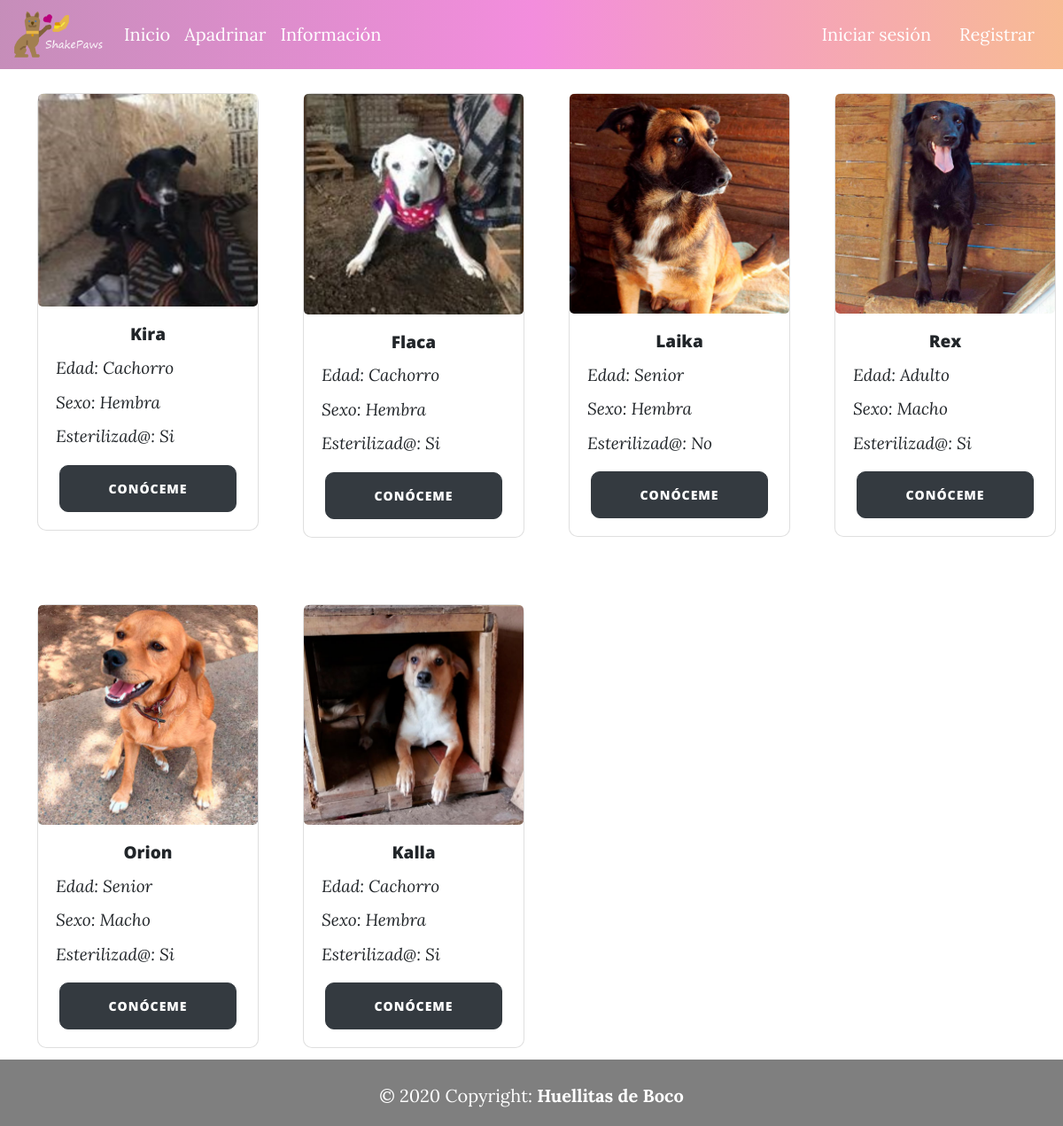
The app's page /apadrinar/, older data.
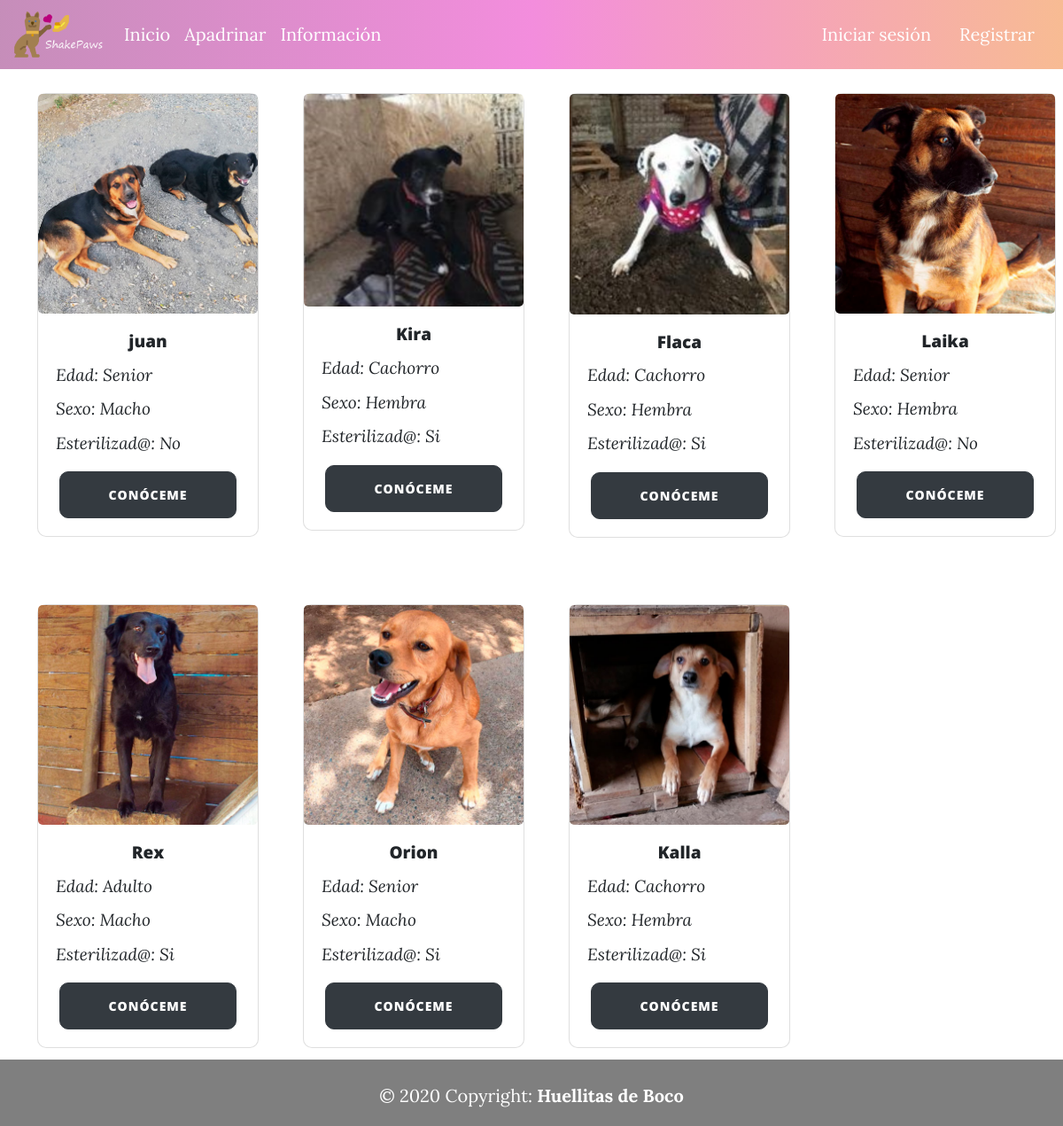
The same page, newer data.
### shelter/models.py (models this page shows, shortened)
class Animal(models.Model):
    animal_id = models.IntegerField(primary_key = True, verbose_name = "N° de Chip")
    name = models.CharField(max_length = 50, verbose_name = "Nombre")
    lifestage = models.CharField(max_length = 50, verbose_name = "Etapa de vida")
    description = models.TextField(verbose_name = "Descripción")
    image = models.ImageField(verbose_name = "Imagen", upload_to = "Animales")
    gender = models.CharField(max_length = 50, verbose_name = "Sexo", blank=True)
    sterilized = models.CharField(max_length = 50, verbose_name = "Esterilizado", blank=True)
    created = models.DateTimeField(auto_now_add = True, verbose_name = "Fecha de creación")
    updated = models.DateTimeField(auto_now = True, verbose_name = "Fecha de modificación")
    sponsors = models.ManyToManyField(Sponsor, through = "Animal_sponsor" , verbose_name = "Apadrinamientos")
    class Meta:
        verbose_name = "Animal"
        verbose_name_plural = "Animales"
        ordering = ["-created"]

### shelter/views.py (the view)
# urls.py: path('apadrinar/', shelter_views.sponsoring , name = "apadrinar"),
def sponsoring(request):
    animals = Animal.objects.all()
    sponsors = Sponsor.objects.all()
    animal_sponsor = Animal_sponsor.objects.all()
    return render(request, "shelter/sponsoring.html", {"sponsors": sponsors, "animals": animals, "animal_sponsor":animal_sponsor})

### shelter/templates/shelter/sponsoring.html (shortened to what this page needs)
{% extends 'core/base.html' %}
{% block content %}
<div class="container-fluid">
    <div class ="row justify-content-start">
        {% for animal in animals %}
        {% if animal.animal_id != 123456 %}
            <div class="col- col-md-3 align-self-start mb-5">
                <div class="card dogcard">
                    <div class="imagen-dog">
                        <img class="card-img-top" src="/media/{{animal.image}}" alt="Card image">
                    </div>
                    <div class="card-body">
                        <h3 class="card-title text-center">{{animal.name}}</h3>
                        <p class="card-text"><i>Edad: {{animal.lifestage}}</i></p>
                        <p class="card-text"><i>Sexo: {{animal.gender}}</i></p>
                        <p class="card-text"><i>Esterilizad@: {{animal.sterilized}}</i></p>
                        <div class="text-center mt-3">
                            <a href="{% url 'perfil-animal' animal.animal_id  %}" id="btn-profile-dog" class="btn btn-dark btncard">Conóceme</a>
                        </div>
                    </div>
                </div>
            </div>
            {% endif %}
        {% endfor %}
    </div>
</div>
{% endblock %}

### core/templates/core/base.html (shortened to what this page needs)
<!DOCTYPE html>
<html lang="en">
<head>
    {% load static %}
    <link href="{% static 'core/vendor/bootstrap/css/bootstrap.min.css' %}" rel="stylesheet">
    <link href="{% static 'core/vendor/font-awesome/css/font-awesome.min.css' %}" rel="stylesheet" type="text/css">
    <link href="{% static 'core/css/clean-blog.min.css' %}" rel="stylesheet">
    <link href="{% static 'core/css/styles.css' %}" rel="stylesheet">
</head>
<body>
  <nav id="menu" class="navbar navbar-expand-lg navbar-dark">
    <a class="navbar-brand" href="{% url 'inicio' %}"><img width="100px" src="{% static 'core/img/logooriginal.png' %}" alt="Shakepaws"></a>
    <div class="collapse navbar-collapse" id="navbarText">
      <ul class="navbar-nav mr-auto">
        <li class="nav-item active">
          <a class="nav-link" href="{% url 'inicio' %}">Inicio</a>
        </li>
        <li class="nav-item active">
          <a class="nav-link" href="{% url 'apadrinar' %}">Apadrinar</a>
        </li>
        <li class="nav-item active">
          <a class="nav-link" href="{% url 'informacion' %}">Información</a>
        </li>
      </ul>
      {% if not request.user.is_authenticated %}
        <a style="color: white;" class="nav-link" href="{% url 'login' %}">Iniciar sesión</a>
        <a style="color: white;" class="nav-link" href="{% url 'signup' %}">Registrar</a>
      {% endif %}
    </div>
  </nav>
    {% block content %}{% endblock %}
<footer class="footer">
  <div class="footer-copyright text-center py-3">© 2020 Copyright:
    <b><a id='link_huellitas' href="https://onghuellitasdeboco.cl/"> Huellitas de Boco</a></b>
  </div>
</footer>
</body>
</html>

### core/static/core/css/styles.css (style rules this page uses)
html { min-height: 100%; position: relative; }
.dogcard { border-radius: 10px; width: 70%; margin-left: 10%; margin-top: 10%; background-color: rgba(255, 255, 255, 0.5); }
.card { height: 100%; width: 250px; }
.card-img-top { border-radius: 5px; }
.card-body { height: 50%; }
.card-title { font-size:19px; text-overflow: ellipsis; white-space: nowrap; overflow: hidden; }
.card-text { font-size:19px; text-overflow: ellipsis; white-space: nowrap; overflow: hidden; }
.btncard { border-radius: 10px; width:100%; margin-top: 1%; }
#btn-profile-dog { width:200px; }
.imagen-dog { height: 100%; }
#menu { background: linear-gradient(0.25turn, rgb(141,29,117,0.5), rgb(231,28,187,0.5), rgb(240, 120, 40, 0.5)); }
body { background-image: url('https://i.pinimg.com/originals/b2/bf/34/b2bf34ce0bca37c4ef44bfbaa89c848b.jpg'); background-repeat: no-repeat; background-attachment: fixed; background-size: cover; margin: 0; margin-bottom: 40px; }
footer { background-color: rgb(0,0,0,0.5); position: absolute; bottom: 0; width: 100%; height: 40px; color: white; }
#link_huellitas { color: white; }

Row changes from the older to the newer data that the page shows:
added Animal: image (picture), name "juan", lifestage "Senior", gender "Macho", sterilized "No"
